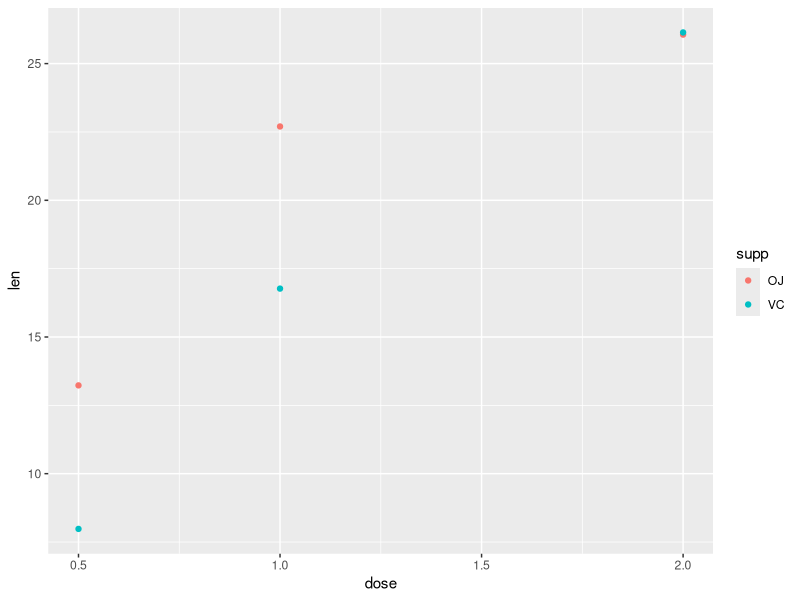
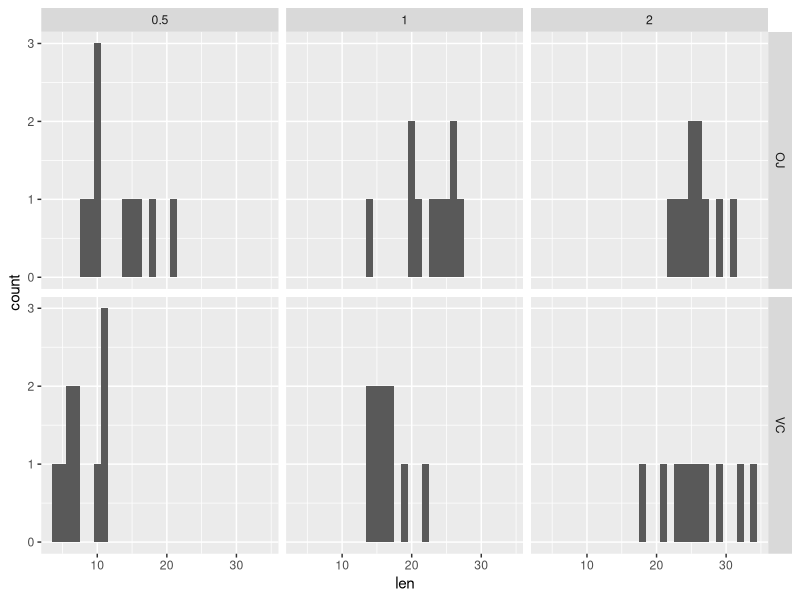

Source code (R) for these figures, in order: (Note: this script raises an error after producing the figures.)
## ---- chunk 1
data(ToothGrowth)
library(ggplot2)
## ---- chunk 2
    summary(ToothGrowth)
## ---- chunk 3
    data <- aggregate(len ~ supp + dose, data = ToothGrowth, FUN = mean)
   ggplot(data, aes(x = dose, y = len, color = supp)) + geom_point() 
## ---- chunk 4
    g <- ggplot(ToothGrowth, aes(x = len))
    #g  + facet_grid(supp ~ dose) + geom_line()
    ggplot(ToothGrowth, aes(x = len)) + geom_histogram(binwidth = 1) + facet_grid(supp ~ dose)
## ---- chunk 5
    un_dose <- unique(ToothGrowth$dose)
    un_supp <- unique(ToothGrowth$supp)
    #for (supp in un_supp) {
        for (dose in un_dose) {
            print(paste("T-test for ", dose, " dose:", sep = ""))
            data <- ToothGrowth[ToothGrowth$dose == dose, ]
            print(t.test(len ~ supp, data = data, var.equal = FALSE, paired = FALSE))
        }
    #}
